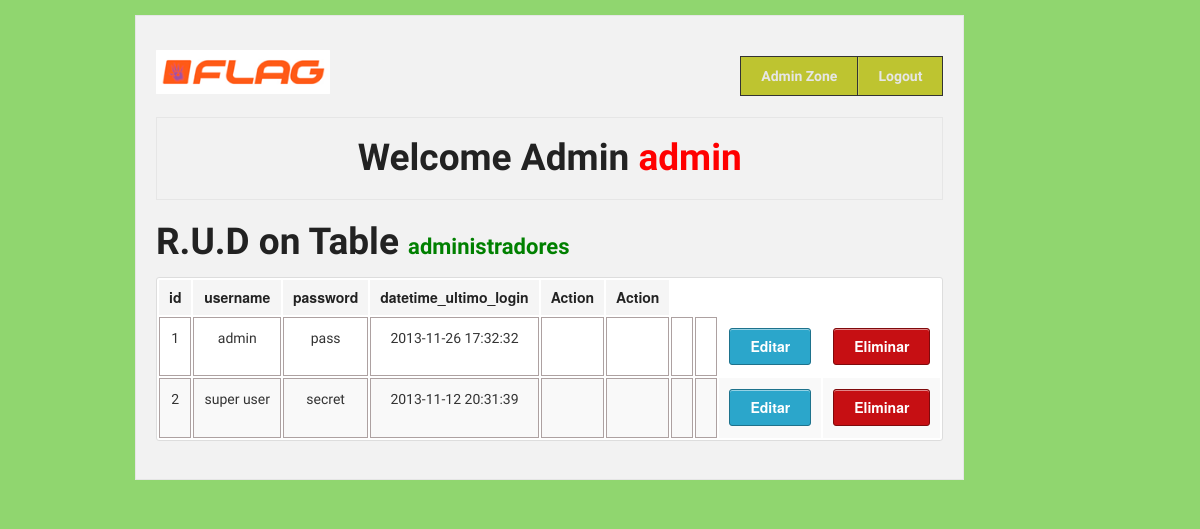
/Project_Clinica/admin/rud.php?t=administradores (signed in), run on an earlier commit of the app's database.
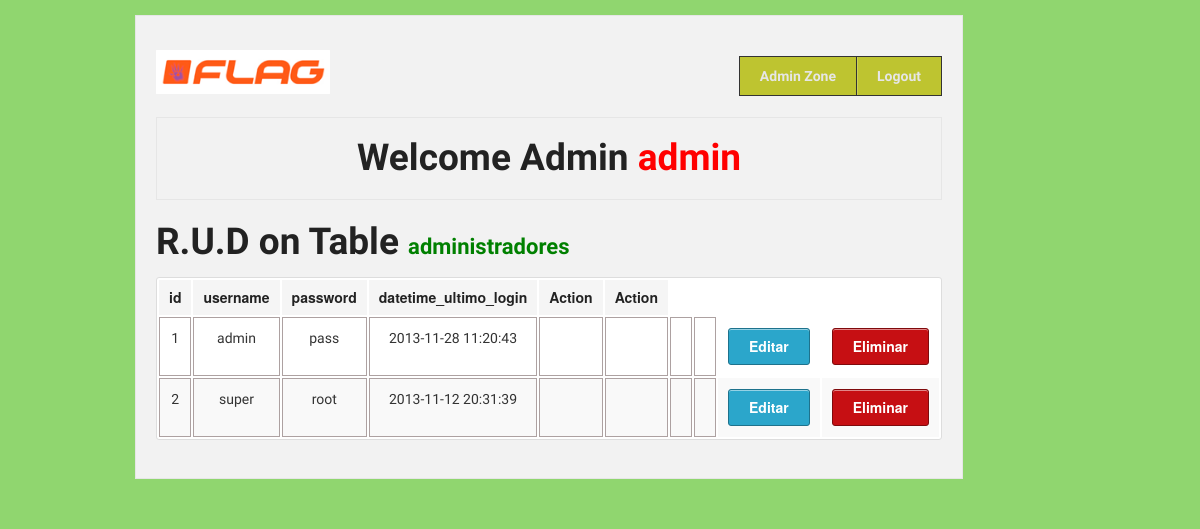
And on a later commit of the database.
### tables this page shows
CREATE TABLE `administradores` (
  `id` int(10) unsigned NOT NULL,
  `username` varchar(255) NOT NULL,
  `password` varchar(255) NOT NULL,
  `datetime_ultimo_login` datetime NOT NULL,
  PRIMARY KEY (`id`,`username`)
);

### Project_Clinica/admin/rud.php (the view, shortened to what this page needs)
<?php require '../MODEL/databaseConnection.php'; ?>
<!DOCTYPE html>
 <html class="no-js" lang="en">
<head>
  <link rel="stylesheet" href="../stylesheets/foundation.css">
  <link rel="stylesheet" href="../stylesheets/app.css">
</head>
<body>
  <div class="row">
    <div style="width:auto;" class="twelve columns">
      <div class="panel">
      <div class="row">
        <div class="three columns">
          <h1><a href="index.php"><img src="../images/banners_logos/logo.png" /></a></h1>
        </div>
        <div style="text-align: center;" class="nine columns">
          <ul class="nav-bar right">
           <li style="background-color: rgb(190, 196, 48);"><a style="font-weight: bold;" href="index.php">Admin Zone</a></li>
            <li style="background-color: rgb(190, 196, 48);"><a style="font-weight: bold;" href="logout.php">Logout</a></li>
          </ul>
        </div>
       </div>
       <div class="row">
        <div class="twelve columns">
          <div class="panel">
            <h2 style="text-align: center;">Welcome Admin <span style="color:red;"><?php echo $_SESSION['username']; ?></span></h2>
          </div>
            <h2 style="text-align: left;">R.U.D on Table <span style="font-size: 22px; color:green;"><?php echo $_GET['t']; ?></span></span></h2>
        </div>
      </div>
      <div class="row">
        <div style="text-align: center;" class="twelve columns">
                      <table class="twelve">
                                  <thead>
                                    <tr>
                <?php $sql = "describe " . $_GET['t'] ; ?>
                        <?php if ($result_set = $connection->query($sql)): ?>
                                <?php foreach ($result_set as $coluna): ?>
                                      <th style="text-align: center;"><?php echo $coluna[0]; ?></th>
                               <?php endforeach ?>
                       <?php endif ?>
                                    <th style="text-align: center;">Action</th>
                                    <th style="text-align: center;">Action</th>
                                    </tr>
                                  </thead>
                                          <tbody>
                      <?php
                          $count_fields = "SELECT COUNT(*)
                                            FROM INFORMATION_SCHEMA.COLUMNS
                                            WHERE TABLE_NAME = '" . $_GET['t']. "'";
                           $numero_de_campos = $connection->query($count_fields)->fetch();
                          $sql = 'SELECT * FROM ' . $_GET['t'];
                      ?>
                                    <?php if ($result_set = $connection->query($sql)): ?>
                                           <?php foreach ($result_set as $coluna): ?>
                                                  <tr>
                                                     <?php for ($celula=0; $celula < $numero_de_campos[0] ; $celula++): ?>
                                                            <td style="text-align: center; vertical-align: middle; border:1px solid #ADA1A1;"><p style="font-size:14px;"><?php echo $coluna[$celula]; ?></p></td>
                                                      <?php endfor; ?>
                                                    <td style="text-align: center; vertical-align: middle;">
                                                        <a class=" radius button" href="update.php?t=<?php echo $_GET['t']; ?>&pk=<?php echo $coluna[0]; ?>">Editar</a>
                                                     </td>
                                                      <td style="text-align: center; vertical-align: middle;">
                                                        <a class="alert radius button" href="delete.php?t=<?php echo $_GET['t']; ?>&pk=<?php echo $coluna[0]; ?>">Eliminar</a>
                                                      </td>
                                                  </tr>
                                           <?php endforeach ?>
                                    <?php endif ?>
                                          </tbody>
                          </table>
          </div>
        </div>
      </div>
    </div>
</div>
</body>
</html>

### Project_Clinica/stylesheets/app.css (style rules this page uses)
body { background: #90D66F; margin-top: 15px; }
p,h1,h2,h3,h4,h5,h6,li { font-family: 'Strait', sans-serif; }
p { font-size: 20px; }

What changed in the data, as far as the page shows it:
removed administradores: id "2", username "super user", password "secret", datetime_ultimo_login "2013-11-12 20:31:39"
added administradores: id "2", username "super", password "root", datetime_ultimo_login "2013-11-12 20:31:39"
Also different on the page:
new list line: "2013-11-28 11:20:43"
list line gone: "2013-11-26 17:32:32"
